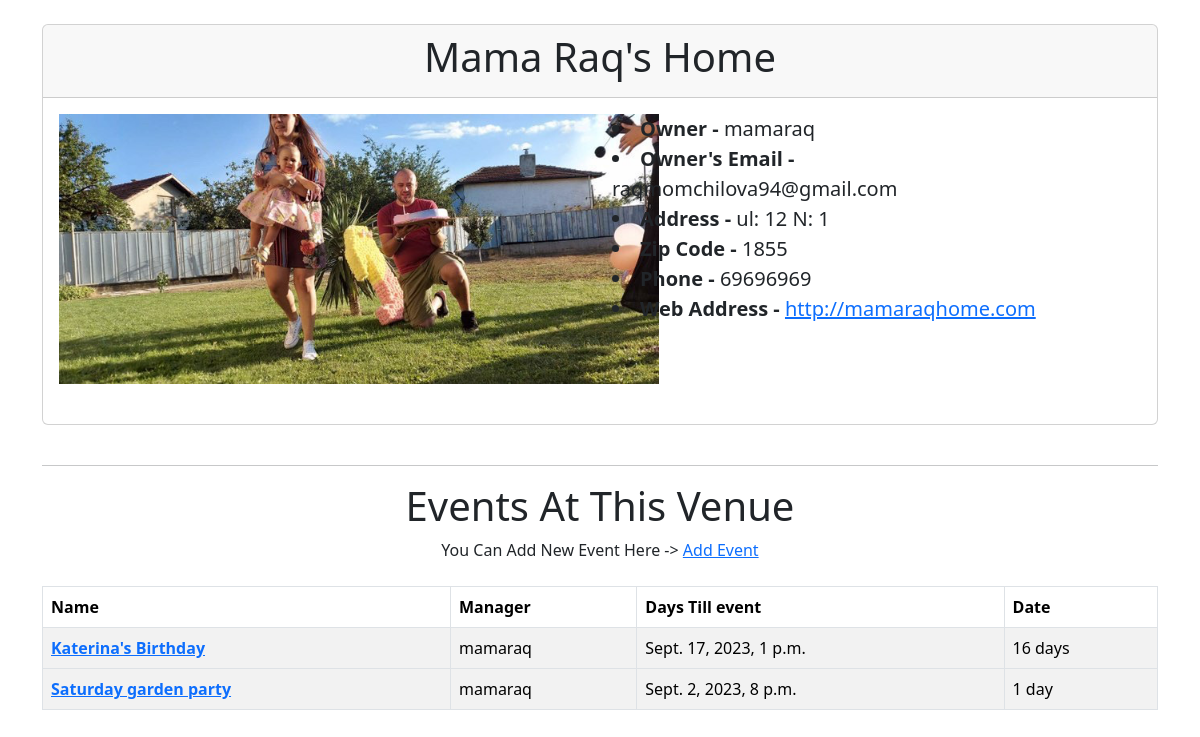
Screenshot of /show_venue/4 with the database file from the repository.
### events/models.py (models this page shows)
class Venue(models.Model):
    name = models.CharField('Venue Name', max_length=150)
    address = models.CharField(max_length=300)
    zip_code = models.CharField('Zip Code', max_length=15)
    phone = models.CharField('Contact Phone', max_length=25, blank=True)
    web = models.URLField('Website Address', blank=True)
    email_address = models.EmailField('Email Address', blank=True)
    owner = models.IntegerField('Venue Owner', blank=False, default=1)
    venue_image = models.ImageField(null=True, blank=True, upload_to='images/')
    def __str__(self):
        return self.name

class Event(models.Model):
    name = models.CharField('Event name', max_length=150)
    event_data = models.DateTimeField('Event Date')
    venue = models.ForeignKey(Venue, on_delete=models.CASCADE)
    manager = models.ForeignKey(User, blank=True, null=True, on_delete=models.SET_NULL)
    description = models.TextField(blank=True)
    attendees = models.ManyToManyField(User, blank=True, related_name='event_attendees')
    approved = models.BooleanField("Approved", default=False)
    def __str__(self):
        return self.name
    @property
    def days_till_event(self):
        today = date.today()
        if today > self.event_data.date():
            return 'Finished'
        elif today == self.event_data.date():
            event_time = self.event_data.time()
            return f"Today at: {event_time.strftime('%I:%M %p')}"
        date_time_till = self.event_data.date() - today
        days_till = str(date_time_till).split(',')[0]
        return days_till

### events/views.py (the view)
# urls.py: path('show_venue/<venue_id>', views.show_venue, name="show-venue"),
def show_venue(request, venue_id):
    venue = Venue.objects.get(pk=venue_id)
    venue_owner = User.objects.get(pk=venue.owner)
    event_list = venue.event_set.all()
    return render(request, 'events/show_venue.html', {'venue': venue,
                                                      'venue_owner': venue_owner,
                                                      'event_list': event_list
                                                      })

### events/templates/events/show_venue.html (shortened to what this page needs)
{% extends 'events/base.html' %}
{% block content %}
{% if venue.venue_image %}
<div class="card">
    <div class="card-header text-center">
        <h1 class="card-title">{{ venue }}</h1>
    </div>
    <div class="card-body">
        <div class="row">
            <div class="col-md-6">
                <img src="{{ venue.venue_image.url }}" width=600>
            </div>
            <div class="col-md-5">
                {% if venue_owner %}
                <li style="font-size: 20px"><strong>Owner - </strong>{{ venue_owner }}</li>
                {% endif %}
                {% if venue_owner.email %}
                <li style="font-size: 20px"><strong>Owner's Email - </strong>{{ venue_owner.email }}</li>
                {% endif %}
                {% if venue.address %}
                <li style="font-size: 20px"><strong>Address - </strong>{{ venue.address }}</li>
                {% endif %}
                {% if venue.zip_code %}
                <li style="font-size: 20px"><strong>Zip Code - </strong>{{ venue.zip_code }}</li>
                {% endif %}
                {% if venue.phone %}
                <li style="font-size: 20px"><strong>Phone - </strong>{{ venue.phone }}</li>
                {% endif %}
                {% if venue.web %}
                <li style="font-size: 20px"><strong>Web Address - </strong><a href="{{ venue.web }}">{{ venue.web }}</a>
                </li>
                {% endif %}
            </div>
        </div>
    </div>
</div>
<br/>
<hr>
<center>
    <h1> Events At This Venue </h1>
    You Can Add New Event Here -> <a href="{% url 'add-event' %}">Add Event</a>
</center>
<br>
<table class="table table-bordered table-striped table-hover">
    <thead>
    <tr>
        <th scope="col">Name</th>
        <th scope="col">Manager</th>
        <th scope="col">Days Till event</th>
        <th scope="col">Date</th>
    </tr>
    </thead>
    {% for event in event_list %}
    <tbody>
    <tr>
        <th scope="row"><a href="{% url 'show-event' event.id %}">{{ event }}</a></th>
        <td>{{ event.manager }}</td>
        <td>{{ event.event_data }}</td>
        <td>{{ event.days_till_event }}</td>
    </tr>
    {% endfor %}
</table>
{% endif %}
{% endblock %}

### events/templates/events/base.html (style rules this page uses)
body { background-color: #f4f4; }
body { background-color: #eae9e9; }

### rows the page displays
Venue: name "Mama Raq's Home", venue_image (picture), address "ul: 12 N: 1", zip_code "1855", phone "69696969", web "http://mamaraqhome.com"
Event: name "Katerina's Birthday", manager "mamaraq", event_data "Sept. 17, 2023, 1 p.m.", days_till_event "16 days"
Event: name "Saturday garden party", manager "mamaraq", event_data "Sept. 2, 2023, 8 p.m.", days_till_event "1 day"

### other values shown
{{ venue_owner }} "mamaraq"
{{ venue_owner.email }} "raqmomchilova94@gmail.com"
